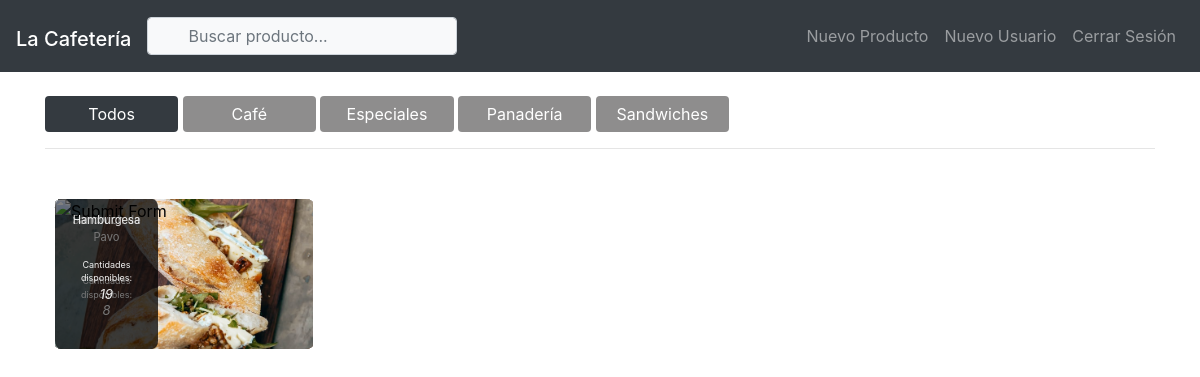
/admin/inventario (signed in), run on an earlier commit of the app's database.
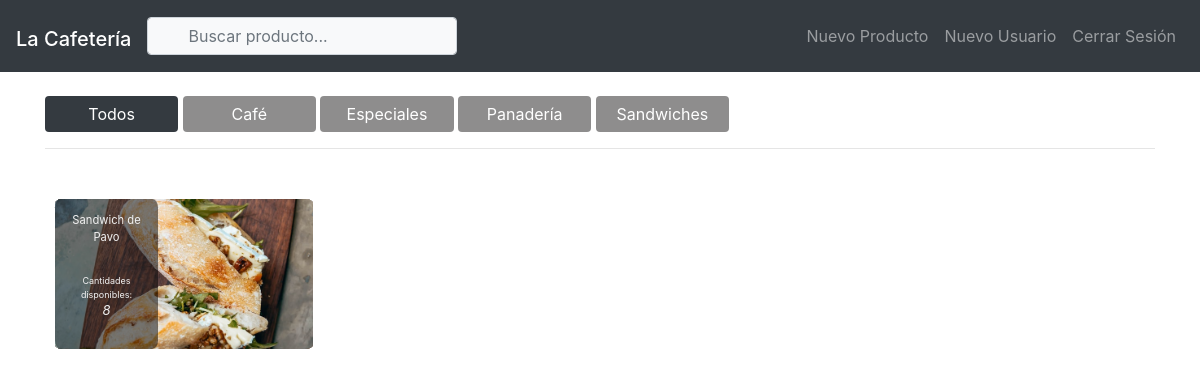
And on a later commit of the database.
### app.py (models this page shows)
class Producto(db.Model):
    referencia = db.Column(db.VARCHAR, primary_key=True)
    nombre = db.Column(db.VARCHAR(200))
    cantidad = db.Column(db.Integer)
    valor = db.Column(db.Integer)
    imagen = db.Column(db.VARCHAR(200))

### app.py (the view)
@app.route('/admin/inventario', methods=['GET', 'POST'])
@login_required
def productos():
    (referencia, nombre, cantidad, valor, imagenes) = datos_producto()
    return render_template('productos.html', imagenes=imagenes, referencias=referencia, nombre=nombre,
                           cantidad=cantidad, valor=valor)

### app.py (called while the page is built)
@login_manager.user_loader
def load_user(id):
    return Usuario.query.get(id)

def datos_producto():
    connection = sqlite3.connect("database/cafeteria.db")
    cursor = connection.cursor()
    referencia = [referencia[0] for referencia in cursor.execute("SELECT referencia FROM producto")]
    nombre = [nombre[0] for nombre in cursor.execute("SELECT nombre FROM producto")]
    cantidad = [cantidad[0] for cantidad in cursor.execute("SELECT cantidad FROM producto")]
    valor = [valor[0] for valor in cursor.execute("SELECT valor FROM producto")]
    imagenes = [imagen[0] for imagen in cursor.execute("SELECT imagen FROM producto")]
    return referencia, nombre, cantidad, valor, imagenes

@app.before_request
def soloAdmin():
    if request.path.startswith('/admin'):
        if 'admin@admin.com' not in session['usuario']:
            return redirect(url_for('productosEmpleado',empleado=session['nombre']))

### templates/productos.html (shortened to what this page needs)
<!DOCTYPE html>
<html lang="en">
<head>
    <link rel="stylesheet" href="{{ url_for('static', filename='css/productos.css') }}">
    <link rel="stylesheet" href="https://cdn.jsdelivr.net/npm/bootstrap@4.5.3/dist/css/bootstrap.min.css"
>
</head>
<nav class="navbar navbar-expand-lg navbar-dark bg-dark">
    <h1><span><a class="navbar-brand" href="{{ url_for('productos') }}">La Cafetería</a></span></h1>
    <form class="form-inline mr-auto" onsubmit="return false">
        <div class="input-group">
            <input type="text" id="buscarProducto" class="form-control bg-light small" placeholder="Buscar producto..."
                   aria-label="Search" aria-describedby="basic-addon2" onkeyup="filtrar(this);">
        </div>
    </form>
    <div class="collapse navbar-collapse " id="navbarNav">
        <ul class="navbar-nav ml-auto">
            <a class="nav-link" href="{{ url_for('crearProducto') }}">Nuevo Producto</a>
            <a class="nav-link" href="{{ url_for('registro') }}">Nuevo Usuario</a>
            <a class="nav-link" href="{{ url_for('cerrarSesion') }}">Cerrar Sesión</a>
        </ul>
    </div>
</nav>
<div class="container " id="filtros">
    <br>
    <a href="#" class="btn btn-secondary btn-icon-split bg-dark" id="todos">Todos</a>
    <a href="#" class="btn btn-secondary btn-icon-split " id="c">Café</a>
    <a href="#" class="btn btn-secondary btn-icon-split" id="e">Especiales</a>
    <a href="#" class="btn btn-secondary btn-icon-split" id="p">Panadería</a>
    <a href="#" class="btn btn-secondary btn-icon-split" id="s">Sandwiches</a>
    <hr>
</div>
<br>
<div class="container">
    <section class="grid" id="grid">
        {% if referencias %}
        {% for i in range(imagenes | length) %}
        <div class="item" data-categoria="{{ referencias[i] | lower }}"
             data-etiquetas="{{ referencias[i] | lower }}{{ nombre[i] | lower }}"
             data-descripcion="1.- Lorem ipsum dolor sit amet consectetur.">
            <form method="POST" action="{{ url_for('actualizarProducto') }}">
                <div class="item-contenido">
                    <input type="image" src="{{ imagenes[i] }}" alt="Submit Form" class="imagenProd" id={{i-1}}/>
                    <div class="datoProductoMiniatura">
                        <p>{{ nombre[i] }}</p>
                        <p id="cantidadesDisponibles">Cantidades disponibles: <br>
                            <i style="font-size: small;">{{ cantidad[i] }}</i>
                        </p>
                    </div>
                </div>
            </form>
        </div>
        {% endfor %}
        {% endif %}
    </section>
</div>
</body>
</html>

### static/css/productos.css (style rules this page uses)
#buscarProducto { background-image: url("https://img.icons8.com/ios/100/000000/search--v5.png"); background-position: 9px 9px; background-size: 10%; background-repeat: no-repeat; padding: 12px 20px 12px 40px; }
.imagenProd { width: 150px; height: 150px; object-fit: cover; }
#filtros a { width: 12%; background-color: rgba(121, 120, 120, 0.842); border: none; }
.grid { position: relative; width: 100%; }
.grid .item { position: absolute; display: block; padding: 0; margin: 10px; width: calc(25% - 20px); }
.grid .item-contenido { position: relative; }
.grid .item .imagenProd { width: 100%; border-radius: 3%; cursor: pointer; vertical-align: top; }
.datoProductoMiniatura { border-radius: 5.5%; position: absolute; bottom: 0; background: rgba(0, 0, 0, 0.5); color: #f1f1f1; width: 40%; height: 100%; padding: 5% 5% 5%; font-size: 70%; text-align: center; }
#cantidadesDisponibles { margin-top: 37.5%; font-size: xx-small; }

What changed in the data, as far as the page shows it:
removed Producto: nombre "Hamburgesa"
Also different on the page:
new list line: " Cantidades disponibles: 44"
new list line: "Galletas Chocolate"
list line gone: " Cantidades disponibles: 52"
list line gone: "Galletas Chocolate"
list line gone: " Cantidades disponibles: 19"
